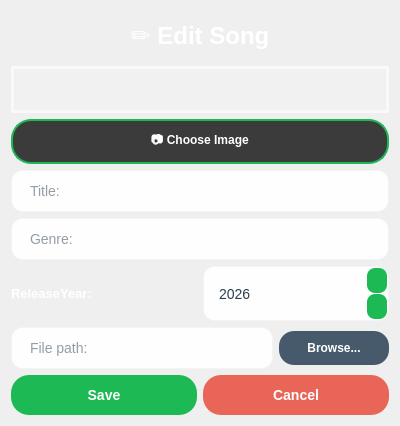
<?xml version="1.0" encoding="UTF-8"?>
<ui version="4.0">
 <class>EditSongDialog</class>
 <widget class="QDialog" name="EditSongDialog">
  <property name="geometry">
   <rect>
    <x>0</x>
    <y>0</y>
    <width>400</width>
    <height>400</height>
   </rect>
  </property>
  <property name="windowTitle">
   <string>Dialog</string>
  </property>
  <property name="styleSheet">
   <string notr="true">QDialog#EditSongDialog {
    background-color: qlineargradient(
        x1: 0, y1: 0, x2: 1, y2: 1,
        stop: 0 #1DB954,
        stop: 1 #191414
    );
}</string>
  </property>
  <layout class="QVBoxLayout" name="verticalLayout_2">
   <item>
    <layout class="QVBoxLayout" name="verticalLayout">
     <item>
      <widget class="QLabel" name="titleLabel">
       <property name="styleSheet">
        <string notr="true">QLabel#titleLabel {
    font-size: 24px;
    font-weight: bold;
    color: white;
    padding: 10px;
}</string>
       </property>
       <property name="text">
        <string>✏️ Edit Song</string>
       </property>
       <property name="alignment">
        <set>Qt::AlignmentFlag::AlignCenter</set>
       </property>
      </widget>
     </item>
     <item>
      <widget class="QLabel" name="imageLabel">
       <property name="styleSheet">
        <string notr="true">QLabel#imageLabel {
    background-color: rgba(255, 255, 255, 0.15);
    border: 3px solid rgba(255, 255, 255, 0.6);
    border-radius: 50px;
    color: white;
    font-size: 36px;
}</string>
       </property>
       <property name="text">
        <string/>
       </property>
       <property name="alignment">
        <set>Qt::AlignmentFlag::AlignCenter</set>
       </property>
      </widget>
     </item>
     <item>
      <widget class="QPushButton" name="chooseImageButton">
       <property name="styleSheet">
        <string notr="true">QPushButton {

background-color: #3b3b3b;

color: white;

border: 2px solid #1DB954;

border-radius: 20px;

padding: 10px 20px;

font-weight: bold;

}



QPushButton:hover {

background-color: #4a4a4a;

}



QPushButton:pressed {

background-color: #2a2a2a;

}</string>
       </property>
       <property name="text">
        <string>📷 Choose Image</string>
       </property>
      </widget>
     </item>
     <item>
      <widget class="QLineEdit" name="titleEdit">
       <property name="styleSheet">
        <string notr="true">QLineEdit#titleEdit {
    background-color: rgba(255, 255, 255, 0.95);
    border: 2px solid rgba(255, 255, 255, 0.3);
    border-radius: 12px;
    padding: 10px 15px;
    font-size: 14px;
    color: #2c3e50;
}
QLineEdit#titleEdit:focus {
    border: 2px solid #1DB954;
}
QLineEdit#titleEdit::placeholder {
    color: #95a5a6;
}</string>
       </property>
       <property name="placeholderText">
        <string>Title:</string>
       </property>
      </widget>
     </item>
     <item>
      <layout class="QHBoxLayout" name="horizontalLayout">
       <item>
        <widget class="QLineEdit" name="genreEdit">
         <property name="styleSheet">
          <string notr="true">QLineEdit#genreEdit {
    background-color: rgba(255, 255, 255, 0.95);
    border: 2px solid rgba(255, 255, 255, 0.3);
    border-radius: 12px;
    padding: 10px 15px;
    font-size: 14px;
    color: #2c3e50;
}
QLineEdit#genreEdit:focus {
    border: 2px solid #1DB954;
}
QLineEdit#genreEdit::placeholder {
    color: #95a5a6;
}</string>
         </property>
         <property name="placeholderText">
          <string>Genre:</string>
         </property>
        </widget>
       </item>
      </layout>
     </item>
    </layout>
   </item>
   <item>
    <layout class="QHBoxLayout" name="horizontalLayout_2">
     <item>
      <layout class="QHBoxLayout" name="horizontalLayout_3">
       <item>
        <widget class="QLabel" name="yearLabel">
         <property name="styleSheet">
          <string notr="true">QLabel {
    color: white;
    font-weight: bold;
    font-size: 13px;
}</string>
         </property>
         <property name="text">
          <string>ReleaseYear:</string>
         </property>
        </widget>
       </item>
       <item>
        <widget class="QSpinBox" name="yearSpin">
         <property name="styleSheet">
          <string notr="true">QSpinBox#yearSpin {
    background-color: rgba(255, 255, 255, 0.95);
    border: 2px solid rgba(255, 255, 255, 0.3);
    border-radius: 12px;
    padding: 8px 12px;
    font-size: 14px;
    color: #2c3e50;
    min-height: 35px;
}
QSpinBox#yearSpin:focus {
    border: 2px solid #1DB954;
}
QSpinBox#yearSpin::up-button, QSpinBox#yearSpin::down-button {
    width: 20px;
    border-radius: 8px;
    background-color: #1DB954;
    color: white;
}
QSpinBox#yearSpin::up-button:hover, QSpinBox#yearSpin::down-button:hover {
    background-color: #1ed760;
}</string>
         </property>
         <property name="minimum">
          <number>1900</number>
         </property>
         <property name="maximum">
          <number>2030</number>
         </property>
         <property name="value">
          <number>2026</number>
         </property>
        </widget>
       </item>
      </layout>
     </item>
    </layout>
   </item>
   <item>
    <layout class="QHBoxLayout" name="horizontalLayout_5">
     <item>
      <widget class="QLineEdit" name="fileEdit">
       <property name="styleSheet">
        <string notr="true">QLineEdit#fileEdit {
    background-color: rgba(255, 255, 255, 0.95);
    border: 2px solid rgba(255, 255, 255, 0.3);
    border-radius: 12px;
    padding: 10px 15px;
    font-size: 14px;
    color: #2c3e50;
}
QLineEdit#fileEdit:focus {
    border: 2px solid #1DB954;
}
QLineEdit#fileEdit::placeholder {
    color: #95a5a6;
}</string>
       </property>
       <property name="placeholderText">
        <string>File path:</string>
       </property>
      </widget>
     </item>
     <item>
      <widget class="QPushButton" name="browseButton">
       <property name="styleSheet">
        <string notr="true">QPushButton#browseButton {
    background-color: rgba(52, 73, 94, 0.9);
    color: white;
    border: none;
    border-radius: 15px;
    padding: 10px 20px;
    font-weight: bold;
    font-size: 12px;
    min-width: 70px;
}
QPushButton#browseButton:hover {
    background-color: rgba(52, 73, 94, 1.0);
}
QPushButton#browseButton:pressed {
    background-color: rgba(44, 62, 80, 1.0);
}</string>
       </property>
       <property name="text">
        <string>Browse...</string>
       </property>
      </widget>
     </item>
    </layout>
   </item>
   <item>
    <layout class="QHBoxLayout" name="horizontalLayout_6">
     <item>
      <widget class="QPushButton" name="okButton">
       <property name="styleSheet">
        <string notr="true">QPushButton#okButton {
    background-color: #1DB954;
    color: white;
    border: none;
    border-radius: 18px;
    padding: 12px 35px;
    font-weight: bold;
    font-size: 14px;
    min-width: 80px;
}
QPushButton#okButton:hover {
    background-color: #1ed760;
}
QPushButton#okButton:pressed {
    background-color: #1aa34a;
}</string>
       </property>
       <property name="text">
        <string>Save</string>
       </property>
      </widget>
     </item>
     <item>
      <widget class="QPushButton" name="cancelButton">
       <property name="styleSheet">
        <string notr="true">QPushButton#cancelButton {
    background-color: rgba(231, 76, 60, 0.85);
    color: white;
    border: none;
    border-radius: 18px;
    padding: 12px 35px;
    font-weight: bold;
    font-size: 14px;
    min-width: 80px;
}
QPushButton#cancelButton:hover {
    background-color: rgba(231, 76, 60, 1.0);
}
QPushButton#cancelButton:pressed {
    background-color: rgba(192, 57, 43, 1.0);
}</string>
       </property>
       <property name="text">
        <string>Cancel</string>
       </property>
      </widget>
     </item>
    </layout>
   </item>
  </layout>
 </widget>
 <resources/>
 <connections/>
</ui>
